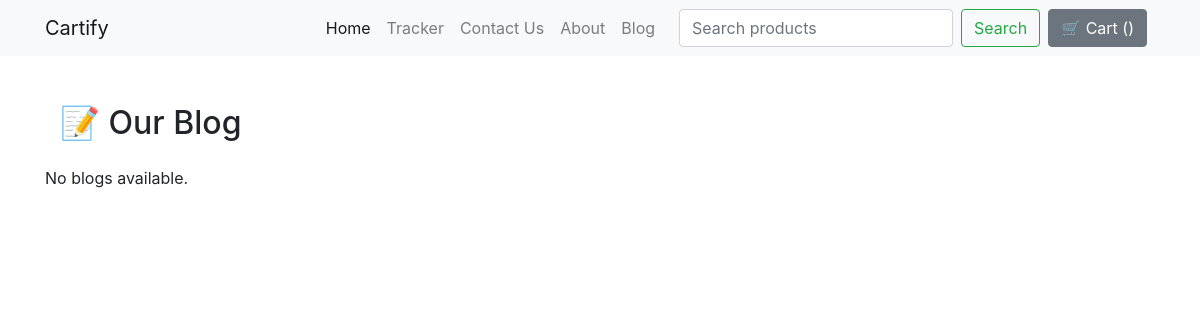
Page /blog/ on the earlier database version.
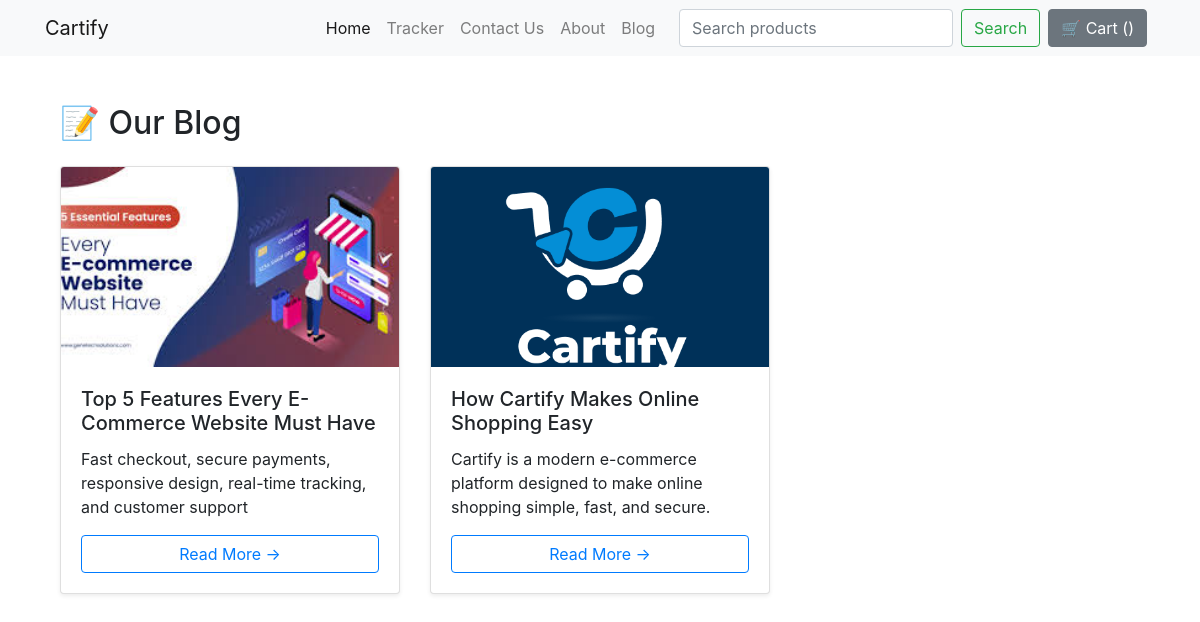
Same page on the later database version.
### blog/models.py (models this page shows, shortened)
class Blog(models.Model):
    title = models.CharField(max_length=200)
    slug = models.SlugField(unique=True)
    content = models.TextField()
    author = models.ForeignKey(User, on_delete=models.CASCADE)
    image = models.ImageField(upload_to="blog/images", default="")
    created_at = models.DateTimeField(default=timezone.now)
    updated_at = models.DateTimeField(auto_now=True)
    published = models.BooleanField(default=False)

### blog/views.py (the view)
# urls.py: path('',views.blog_list, name='blog_list'),
def blog_list(request):
    blogs = Blog.objects.filter(published=True).order_by('-created_at')
    return render(request, 'blog/blog_list.html', {'blogs': blogs})

### blog/templates/blog/blog_list.html (shortened to what this page needs)
{% extends 'shop/basic.html' %}
{% block body %}
<div class="container my-5">
    <h2 class="fw-bold mb-4">📝 Our Blog</h2>
    <div class="row">
        {% for blog in blogs %}
        <div class="col-lg-4 col-md-6 col-sm-12 mb-4">
            <div class="card blog-card shadow-sm">
                {% if blog.image %}
                <img src="{{ blog.image.url }}"
                     class="card-img-top blog-img"
                     alt="{{ blog.title }}">
                {% endif %}
                <div class="card-body">
                    <h5 class="card-title">{{ blog.title }}</h5>
                    <p class="card-text blog-text">
                        {{ blog.content|truncatewords:25 }}
                    </p>
                    <a href="{% url 'blog:blog_detail' blog.slug %}"
                       class="btn btn-outline-primary read-more">
                        Read More →
                    </a>
                </div>
            </div>
        </div>
        {% empty %}
        <p>No blogs available.</p>
        {% endfor %}
    </div>
</div>
{% endblock %}

### shop/templates/shop/basic.html (shortened to what this page needs)
  <!doctype html>
  <html lang="en">
    <head>
      <link rel="stylesheet"
            href="https://stackpath.bootstrapcdn.com/bootstrap/4.2.1/css/bootstrap.min.css"
>
    </head>
    <body>
      <nav class="navbar navbar-expand-lg navbar-light bg-light">
        <div class="container">
          <a class="navbar-brand" href="/shop">Cartify</a>
          <div class="collapse navbar-collapse" id="navbarSupportedContent">
            <ul class="navbar-nav ml-auto">
              <li class="nav-item active"><a class="nav-link" href="/shop">Home</a></li>
              <li class="nav-item"><a class="nav-link" href="{% url 'tracker' %}">Tracker</a></li>
              <li class="nav-item"><a class="nav-link" href="{% url 'contact' %}">Contact Us</a></li>
              <li class="nav-item"><a class="nav-link" href="{% url 'about' %}">About</a></li>
              <li class="nav-item"><a class="nav-link" href="{% url 'blog:blog_list' %}">Blog</a></li>
            </ul>
            <form class="form-inline ml-3" method="get" action="{% url 'search' %}">
              <input class="form-control mr-sm-2"
                    type="search"
                    placeholder="Search products"
                    aria-label="Search"
                    name="q">
              <button class="btn btn-outline-success my-2 my-sm-0" type="submit">Search</button>
            </form>
            <a href="{% url 'checkout' %}" class="btn btn-secondary mx-2">
            🛒 Cart ()
            </a>
          </div>
        </div>
      </nav>
      <div class="container my-3">
        {% block body %}{% endblock %}
      </div>
    </body>
  </html>

### blog/templates/blog/blog_list.html (style rules this page uses)
.blog-card { height: 100%; display: flex; flex-direction: column; }
.blog-img { height: 200px; object-fit: cover; }
.blog-card .card-body { flex: 1; display: flex; flex-direction: column; }
.blog-text { overflow: hidden; display: -webkit-box; -webkit-line-clamp: 3; -webkit-box-orient: vertical; line-clamp: 3; }
.read-more { margin-top: auto; }

Differences in the rows shown:
added Blog: image (picture), title "Top 5 Features Every E-Commerce Website Must Have", content "Fast checkout, secure payments, responsive design, real-time tracking, and customer support"
added Blog: image (picture), title "How Cartify Makes Online Shopping Easy", content "Cartify is a modern e-commerce platform designed to make online shopping simple, fast, and secure."
Other differences:
text no longer shown: "No blogs available."
